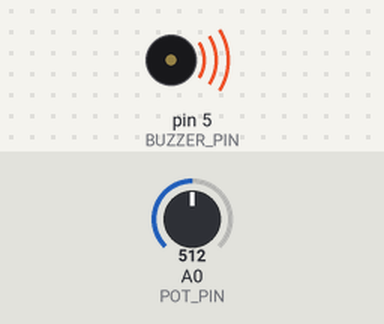
Bench run of a sketch on a simulated Arduino Uno, built with avr-gcc and run on an emulated ATmega328P. On the bench: buzzer (waves = sounding). The test bench sets the inputs (shaded band); at power-on: A0 (POT_PIN) = 512.

Above: at 0.1 s.
Timing chart, 0 to 1.6 s (numbered marks = the images above):
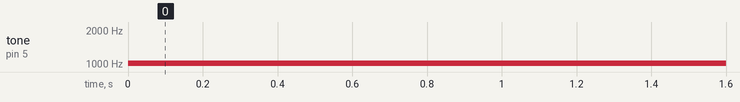

The sketch:

grove-buzzer-pot.ino
```cpp
const int BUZZER_PIN = 5;
const int POT_PIN = A0;

void setup() {
  pinMode(BUZZER_PIN, OUTPUT);
}

void loop() {
  int pot_value = analogRead(POT_PIN);
  int pot_value_buzzer = map(pot_value, 0, 1023, 31, 2000);

  tone(BUZZER_PIN, pot_value_buzzer);
}
```

Measured:
- by itself, tone on pin 5 (BUZZER_PIN): silent → 1016 Hz at 0.00 s
